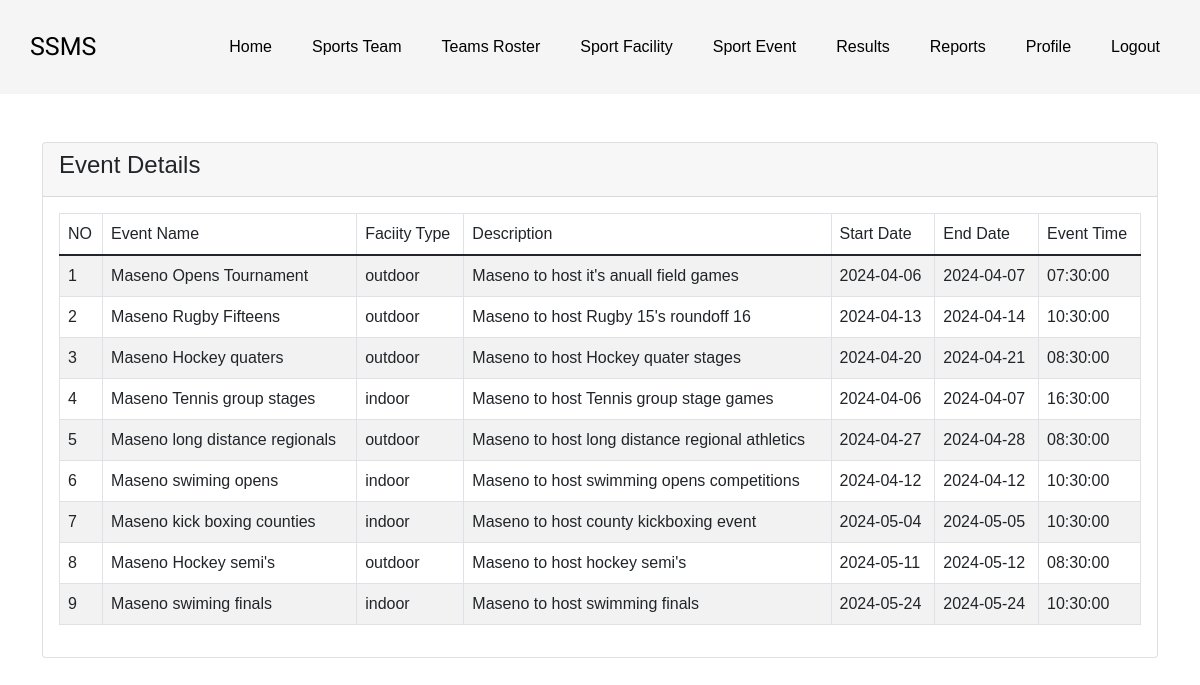
The page /coach/coach_event.php on the database as committed earlier.
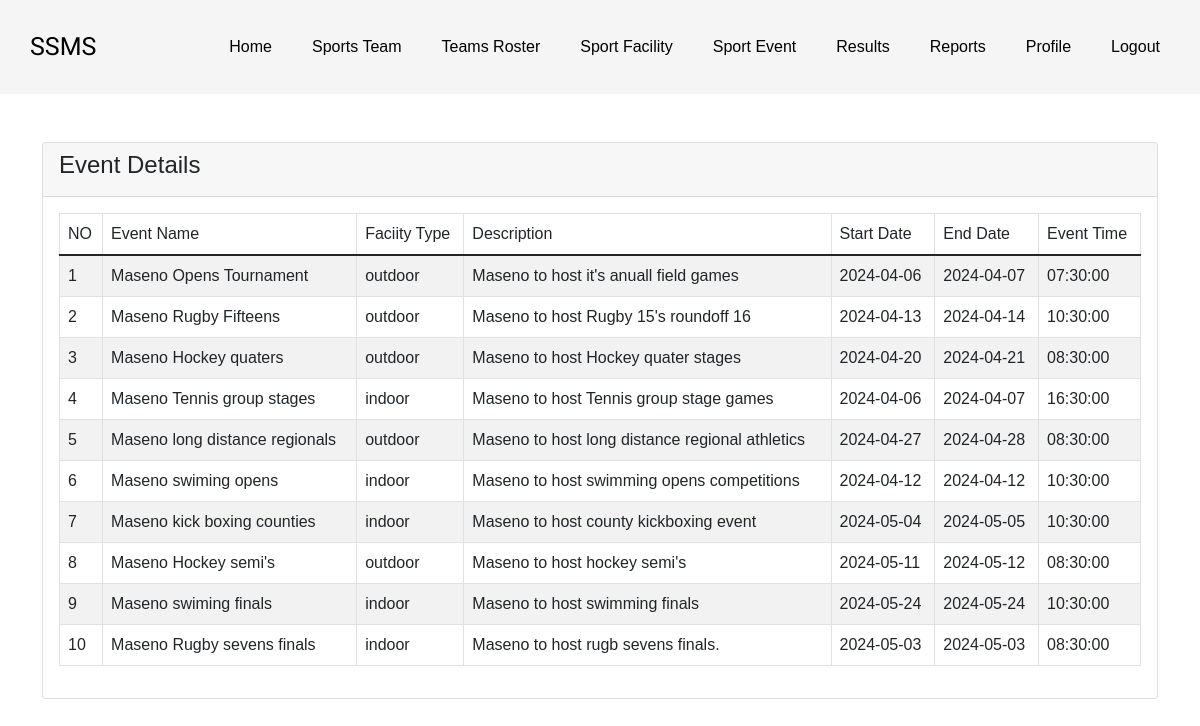
The same page on the database as committed later.
### tables this page shows
CREATE TABLE `events` (
  `id` int(11) NOT NULL,
  `event_name` varchar(255) NOT NULL,
  `facility_name` int(11) DEFAULT NULL,
  `facility_type` enum('indoor','outdoor') NOT NULL,
  `description` text DEFAULT NULL,
  `start_date` date NOT NULL,
  `end_date` date NOT NULL,
  `event_time` time NOT NULL
);

### coach/coach_event.php (the view, shortened to what this page needs)
<?php
require '../includes/dbh.inc.php';
?>
<!doctype html>
<html lang="en">
<head>
    <link href="https://cdn.jsdelivr.net/npm/bootstrap@5.1.3/dist/css/bootstrap.min.css" rel="stylesheet">
</head>
<?php include('../includes/coach_header.inc.php'); ?>
<body>
<div class="container mt-5">
    <div class="row">
        <div class="col-md-12">
            <div class="card">
                <div class="card-header">
                    <h4>Event Details</h4>
                </div>
                <div class="card-body">
                    <table class="table table-bordered table-striped">
                        <thead>
                        <tr>
                            <th>NO</th>
                            <th>Event Name</th>
                            <th>Faciity Type</th>
                            <th>Description</th>
                            <th>Start Date</th>
                            <th>End Date</th>
                            <th>Event Time</th>
                        </tr>
                        </thead>
                        <tbody>
                        <?php
                        $query = "SELECT * FROM events";
                        $query_run = mysqli_query($con, $query);
                        if (mysqli_num_rows($query_run) > 0) {
                            $count = 0;
                            foreach ($query_run as $event) {
                                $count++;
                        ?>
                                <tr>
                                    <td><?= $count; ?></td>
                                    <td><?= $event['event_name']; ?></td>
                                    <td><?= $event['facility_type']; ?></td>
                                    <td><?= $event['description']; ?></td>
                                    <td><?= $event['start_date']; ?></td>
                                    <td><?= $event['end_date']; ?></td>
                                    <td><?= $event['event_time']; ?></td>
                                </tr>
                        <?php
                            }
                        } else {
                            echo "<h5>No Record Found!</h5>";
                        }
                        ?>
                        </tbody>
                    </table>
                </div>
            </div>
        </div>
    </div>
</div>
</body>
</html>

Rows that differ between the two databases and show on the page:
added events: event_name "Maseno Rugby sevens finals", facility_type "indoor", description "Maseno to host rugb sevens finals.", start_date "2024-05-03", end_date "2024-05-03", event_time "08:30:00"
